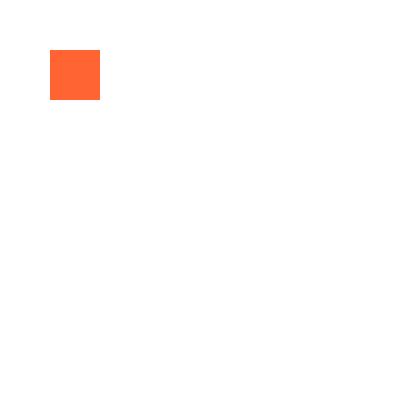
Frame 1 (no input)
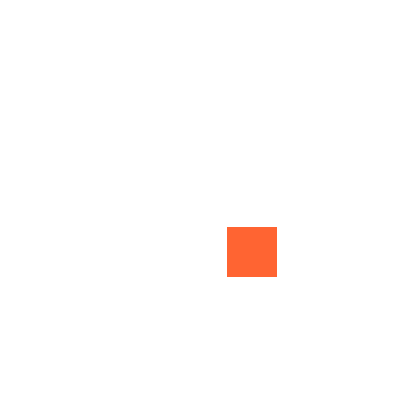
Frame 60 (no input)
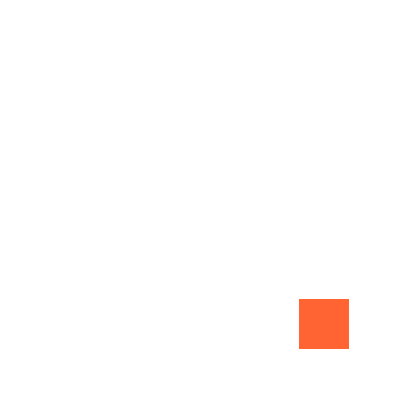
Frame 120 (the mouse pressed at the canvas centre since frame 60)

The p5.js sketch that drew these frames (run headless with seeded random() and noise() and a simulated clock; from frame 60 on, the mouse is pressed at the canvas centre):

// p5.js sketch
// ── sketch.js
let x = 50;
let y = 50;
let size = 50;
let speed = 3;

function initVar() {
  x = 50;
  y = 50;
  size = 50;
  speed = 3;
}

function setup() {
  createCanvas(400, 400);
  noStroke();
  initVar();
}

function draw() {
  clear();
  fill(255, 100, 50);
  square(x, y, size);

  x += speed;
  y += speed;

  if (x + size > width || x < 0) {
    speed *= -1;
  }
}

function startRecord() {
  initVar();
  window.saveLottie(5, (animation) => {
    const player = document.querySelector("lottie-player");
    player.load(JSON.stringify(animation));
  });
}
